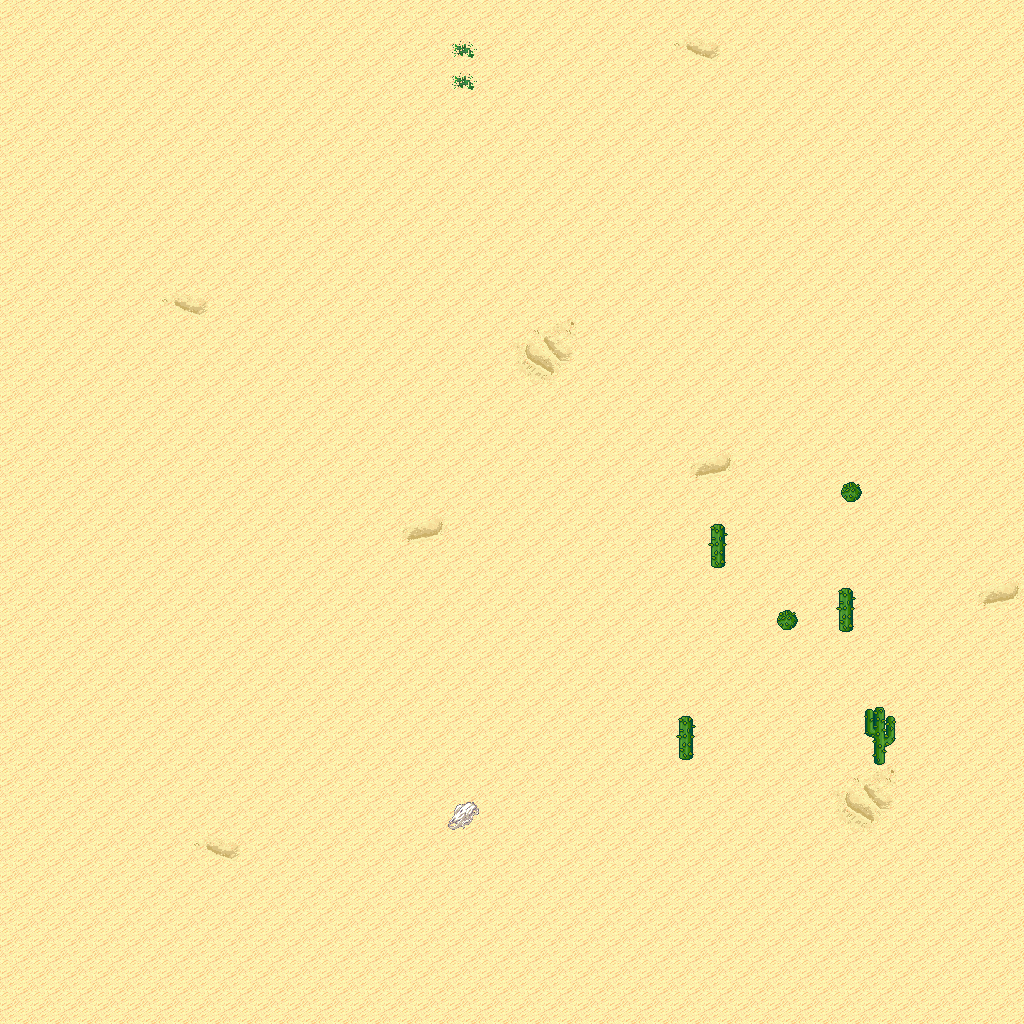

A 2D game scene composited from a Tiled map and its tileset images. What follows is a short description and the map's XML, with each tile layer's data collapsed to a summary:
An orthogonal 32x32 tile map with 32x32 px tiles, 5 tile layers (Ground, Objects, Objects2, Above, ...), 1 hidden layer not drawn, 12 tilesets.

<map version="1.10" tiledversion="1.11.0" orientation="orthogonal" renderorder="right-down" width="32" height="32" tilewidth="32" tileheight="32" infinite="0" nextlayerid="11" nextobjectid="1">
 <tileset firstgid="1" name="logic_collision" tilewidth="32" tileheight="32" tilecount="1" columns="1">
  <image source="../drawable/logic_collision.png" width="32" height="32" />
 </tileset>
 <tileset firstgid="2" name="ground_ground" tilewidth="32" tileheight="32" tilecount="33" columns="3">
  <image source="../drawable/ground_ground.png" width="96" height="352" />
 </tileset>
 <tileset firstgid="35" name="ground_ridge_earth_pale" tilewidth="32" tileheight="32" tilecount="96" columns="12">
  <image source="../drawable/ground_ridge_earth_pale.png" width="384" height="256" />
 </tileset>
 <tileset firstgid="131" name="ground_ridge_earth_dark" tilewidth="32" tileheight="32" tilecount="96" columns="12">
  <image source="../drawable/ground_ridge_earth_dark.png" width="384" height="256" />
 </tileset>
 <tileset firstgid="227" name="terrain_desert" tilewidth="32" tileheight="32" tilecount="88" columns="8">
  <image source="../drawable/terrain_desert.png" width="256" height="352" />
 </tileset>
 <tileset firstgid="315" name="ground_sand_2" tilewidth="32" tileheight="32" tilecount="15" columns="5">
  <image source="../drawable/ground_sand_2.png" width="160" height="96" />
 </tileset>
 <tileset firstgid="330" name="plant_tree_evergreen" tilewidth="32" tileheight="32" tilecount="36" columns="3">
  <image source="../drawable/plant_tree_evergreen.png" width="96" height="384" />
 </tileset>
 <tileset firstgid="366" name="plant_cactus_2" tilewidth="32" tileheight="32" tilecount="10" columns="5">
  <image source="../drawable/plant_cactus_2.png" width="160" height="64" />
 </tileset>
 <tileset firstgid="376" name="plant_cactus" tilewidth="32" tileheight="32" tilecount="2" columns="1">
  <image source="../drawable/plant_cactus.png" width="32" height="64" />
 </tileset>
 <tileset firstgid="378" name="plant_bush_various_small" tilewidth="32" tileheight="32" tilecount="9" columns="3">
  <image source="../drawable/plant_bush_various_small.png" width="96" height="96" />
 </tileset>
 <tileset firstgid="387" name="plant_tree_tree_green" tilewidth="32" tileheight="32" tilecount="88" columns="8">
  <image source="../drawable/plant_tree_tree_green.png" width="256" height="352" />
 </tileset>
 <tileset firstgid="475" name="building_fence_fence_chunky" tilewidth="32" tileheight="32" tilecount="21" columns="3">
  <image source="../drawable/building_fence_fence_chunky.png" width="96" height="224" />
 </tileset>
 <layer id="1" name="Ground" width="32" height="32">
  <data>[1024 cells, 1024 non-empty, 11 distinct tile ids]</data>
 </layer>
 <layer id="2" name="Objects" width="32" height="32">
  <data>[1024 cells, 6 non-empty, 3 distinct tile ids]</data>
 </layer>
 <layer id="3" name="Objects2" width="32" height="32">
  <data>[1024 cells, 0 non-empty, 0 distinct tile ids]</data>
 </layer>
 <layer id="4" name="Above" width="32" height="32">
  <data>[1024 cells, 4 non-empty, 2 distinct tile ids]</data>
 </layer>
 <layer id="5" name="Above2" width="32" height="32">
  <data>[1024 cells, 0 non-empty, 0 distinct tile ids]</data>
 </layer>
 <layer id="6" name="Walkable" width="32" height="32" visible="0">
  <data>[1024 cells, 7 non-empty, 1 distinct tile ids]</data>
 </layer>
 <objectgroup id="7" name="Mapevents" />
 <objectgroup id="8" name="Spawn" />
 <objectgroup id="9" name="Keys" />
 <objectgroup id="10" name="Replace" />
</map>
